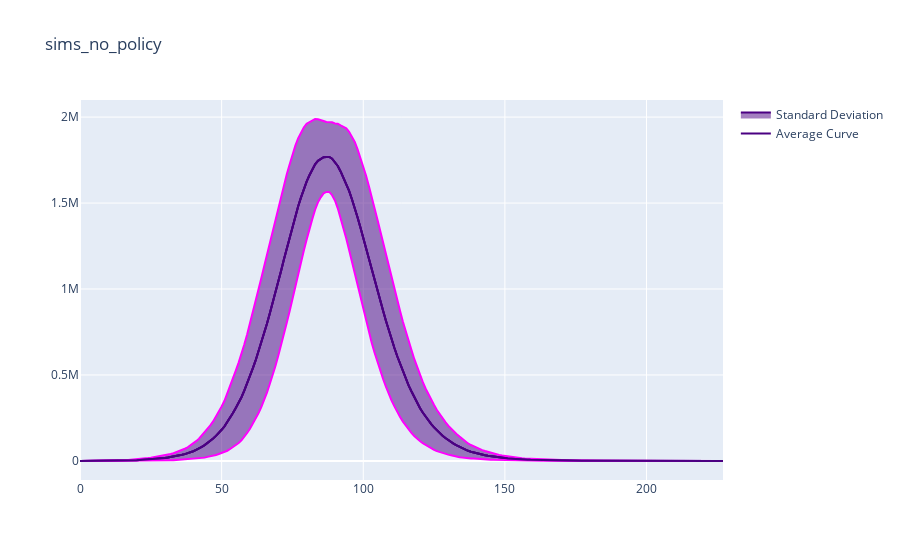

The notebook cell saved with this chart:
### Code cell
plot_average_infection_curve(sims_no_policy, 'sims_no_policy')

### Figure 1 — Plotly figure (JSON) as saved in the notebook; plotly's stock layout.template omitted (floating-point values rounded to 4 significant figures; data arrays with more than 128 entries replaced by an {"elided": "..."} marker saying what was removed)
{"data": [{"line": {"color": "indigo"}, "mode": "lines", "name": "Average Curve", "type": "scatter", "x": {"elided": "228 int values"}, "y": {"elided": "228 float values"}}, {"line": {"color": "magenta"}, "mode": "lines", "showlegend": false, "type": "scatter", "x": {"elided": "228 int values"}, "y": {"elided": "228 float values"}}, {"fill": "tonexty", "line": {"color": "indigo"}, "mode": "lines", "name": "Standard Deviation", "type": "scatter", "x": {"elided": "228 int values"}, "y": {"elided": "228 float values"}}, {"line": {"color": "magenta"}, "mode": "lines", "showlegend": false, "type": "scatter", "x": {"elided": "228 int values"}, "y": {"elided": "228 float values"}}, {"fill": "tonexty", "line": {"color": "indigo"}, "mode": "lines", "showlegend": false, "type": "scatter", "x": {"elided": "228 int values"}, "y": {"elided": "228 float values"}}], "layout": {"title": {"text": "sims_no_policy"}}}
